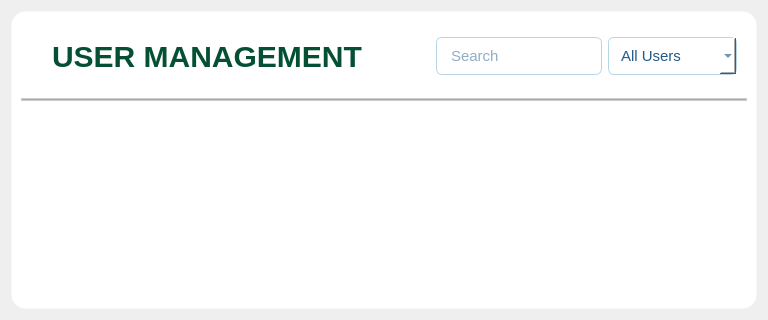
         <widget class="QWidget" name="User_Management">
          <layout class="QGridLayout" name="gridLayout_25">
           <item row="0" column="0">
            <widget class="QFrame" name="frame_25">
             <property name="styleSheet">
              <string notr="true">QFrame {
    background-color: white;
    border: 1px solid rgba(255, 255, 255, 0.3); /* Subtle border */
    border-radius: 15px;
    backdrop-filter: blur(15px); /* Blur effect */
}
</string>
             </property>
             <property name="frameShape">
              <enum>QFrame::StyledPanel</enum>
             </property>
             <property name="frameShadow">
              <enum>QFrame::Raised</enum>
             </property>
             <layout class="QGridLayout" name="gridLayout_21">
              <item row="0" column="1">
               <widget class="QFrame" name="frame_26">
                <property name="frameShape">
                 <enum>QFrame::StyledPanel</enum>
                </property>
                <property name="frameShadow">
                 <enum>QFrame::Raised</enum>
                </property>
                <layout class="QGridLayout" name="gridLayout_22">
                 <item row="0" column="1">
                  <widget class="QLineEdit" name="um_search">
                   <property name="styleSheet">
                    <string notr="true">QLineEdit {
    background-color: white;
    border: 1px solid #B8D5E7;
    border-radius: 6px;
    padding: 8px 12px;
    font-size: 15px;
    color: #215988;
    selection-background-color: #FF5929;
    transition: border-color 0.3s ease, box-shadow 0.3s ease;
}

QLineEdit:focus {
    border: 1px solid #055035;
    box-shadow: 0px 0px 5px rgba(255, 89, 41, 0.3);
    background-color: white;
}</string>
                   </property>
                   <property name="placeholderText">
                    <string>Search</string>
                   </property>
                  </widget>
                 </item>
                 <item row="0" column="2">
                  <widget class="QComboBox" name="um_sort">
                   <property name="styleSheet">
                    <string notr="true">QComboBox {
    background-color: white;
    border: 1px solid #B8D5E7;
    border-radius: 6px;
    padding: 8px 12px;
    font-size: 15px;
    color: #215988;
    selection-background-color: #FF5929;
    transition: border-color 0.3s ease, box-shadow 0.3s ease;
}

/* Highlight effect when focused */
QComboBox:focus {
    border: 1px solid #055035;
    box-shadow: 0px 0px 5px rgba(255, 89, 41, 0.3);
    background-color: white;
}

/* Style the popup list */
QComboBox QAbstractItemView {
    background: white;
    border: 1px solid #B8D5E7;
    selection-background-color: #FF5929;
    color: #21
}</string>
                   </property>
                   <item>
                    <property name="text">
                     <string>All Users</string>
                    </property>
                   </item>
                   <item>
                    <property name="text">
                     <string>Faculty</string>
                    </property>
                   </item>
                   <item>
                    <property name="text">
                     <string>Student</string>
                    </property>
                   </item>
                   <item>
                    <property name="text">
                     <string>Names (A-Z)</string>
                    </property>
                   </item>
                   <item>
                    <property name="text">
                     <string>Names (Z-A)</string>
                    </property>
                   </item>
                  </widget>
                 </item>
                 <item row="0" column="0">
                  <spacer name="horizontalSpacer_4">
                   <property name="orientation">
                    <enum>Qt::Horizontal</enum>
                   </property>
                   <property name="sizeHint" stdset="0">
                    <size>
                     <width>40</width>
                     <height>20</height>
                    </size>
                   </property>
                  </spacer>
                 </item>
                </layout>
               </widget>
              </item>
              <item row="0" column="0">
               <widget class="QFrame" name="frame_27">
                <property name="styleSheet">
                 <string notr="true">background: none;
border: none;</string>
                </property>
                <property name="frameShape">
                 <enum>QFrame::StyledPanel</enum>
                </property>
                <property name="frameShadow">
                 <enum>QFrame::Raised</enum>
                </property>
                <layout class="QGridLayout" name="gridLayout_23">
                 <item row="0" column="0" alignment="Qt::AlignTop">
                  <widget class="QFrame" name="frame_28">
                   <property name="styleSheet">
                    <string notr="true">background: none;
border: none;</string>
                   </property>
                   <property name="frameShape">
                    <enum>QFrame::StyledPanel</enum>
                   </property>
                   <property name="frameShadow">
                    <enum>QFrame::Raised</enum>
                   </property>
                   <layout class="QGridLayout" name="gridLayout_24">
                    <item row="0" column="0">
                     <widget class="QLabel" name="label_20">
                      <property name="maximumSize">
                       <size>
                        <width>50</width>
                        <height>50</height>
                       </size>
                      </property>
                      <property name="text">
                       <string/>
                      </property>
                      <property name="pixmap">
                       <pixmap>Resources/users.png</pixmap>
                      </property>
                      <property name="scaledContents">
                       <bool>true</bool>
                      </property>
                     </widget>
                    </item>
                    <item row="0" column="1">
                     <widget class="QLabel" name="label_21">
                      <property name="styleSheet">
                       <string notr="true">QLabel {
    background: none;
    color: #055035; /* Darker shade of blue */
    font-size: 30px;
    font-weight: 900; /* Extra Bold */
    font-family: &quot;Poppins&quot;, &quot;Arial&quot;, &quot;Helvetica&quot;, sans-serif;
    border: none;
    text-align: center;
}
</string>
                      </property>
                      <property name="text">
                       <string>USER MANAGEMENT</string>
                      </property>
                     </widget>
                    </item>
                   </layout>
                  </widget>
                 </item>
                </layout>
               </widget>
              </item>
              <item row="1" column="0" colspan="2">
               <widget class="Line" name="line_3">
                <property name="styleSheet">
                 <string notr="true">QFrame {
    border: 1px solid #ccc;
    background-color: #aaa;
    height: 2px;
}
</string>
                </property>
                <property name="orientation">
                 <enum>Qt::Horizontal</enum>
                </property>
               </widget>
              </item>
              <item row="2" column="0" colspan="2">
               <widget class="QTableWidget" name="approved_table">
                <property name="minimumSize">
                 <size>
                  <width>500</width>
                  <height>0</height>
                 </size>
                </property>
                <property name="styleSheet">
                 <string notr="true">/* Table Container Look */
QTableWidget {
    background-color: white;
    border: none;
    font-size: 14px;
    color: #212529;
    gridline-color: #f0f0f0;
    border-radius: 12px;
    outline: none;
    alternate-background-color: #fafafa;
}

/* Header Row */
QHeaderView::section {
    background-color: #006A71;  /* Soft peach like in image */
    color: white;
    font-weight: 600;
    font-size: 15px;
    padding: 10px;
    border: none;
    border-bottom: 1px solid #e2e2e2;
}

/* Table Rows */
QTableWidget::item {
    padding: 12px;
    border: none;
    border-bottom: 1px solid #eaeaea;
}

/* Hovered Item */
QTableWidget::item:hover {
    background-color: #f2f8ff;
}

/* Selected Item */
QTableWidget::item:selected {
    background-color: #e6f0fa;
    color: #000;
}

/* Remove gridline border from corner button */
QTableWidget QTableCornerButton::section {
    background-color: #fcdcc7;
    border: none;
}

/* Rounded scrollbar for modern look */
QScrollBar:vertical, QScrollBar:horizontal {
    border: none;
    background: transparent;
    margin: 2px;
    width: 8px;
    height: 8px;
}

QScrollBar::handle:vertical, QScrollBar::handle:horizontal {
    background: #d0d0d0;
    border-radius: 4px;
}

QScrollBar::handle:hover {
    background: #a0a0a0;
}

QScrollBar::sub-line, QScrollBar::add-line {
    background: none;
    height: 0;
    width: 0;
}
</string>
                </property>
                <property name="alternatingRowColors">
                 <bool>true</bool>
                </property>
                <attribute name="horizontalHeaderVisible">
                 <bool>false</bool>
                </attribute>
                <attribute name="horizontalHeaderStretchLastSection">
                 <bool>true</bool>
                </attribute>
                <attribute name="verticalHeaderVisible">
                 <bool>false</bool>
                </attribute>
                <column>
                 <property name="text">
                  <string>ID</string>
                 </property>
                </column>
                <column>
                 <property name="text">
                  <string>FULL NAME</string>
                 </property>
                </column>
                <column>
                 <property name="text">
                  <string>EMAIL</string>
                 </property>
                </column>
                <column>
                 <property name="text">
                  <string>ROLE</string>
                 </property>
                </column>
                <column>
                 <property name="text">
                  <string>DEPARTMENT</string>
                 </property>
                </column>
                <column>
                 <property name="text">
                  <string>DATE APPROVED</string>
                 </property>
                </column>
               </widget>
              </item>
             </layout>
            </widget>
           </item>
          </layout>
         </widget>
